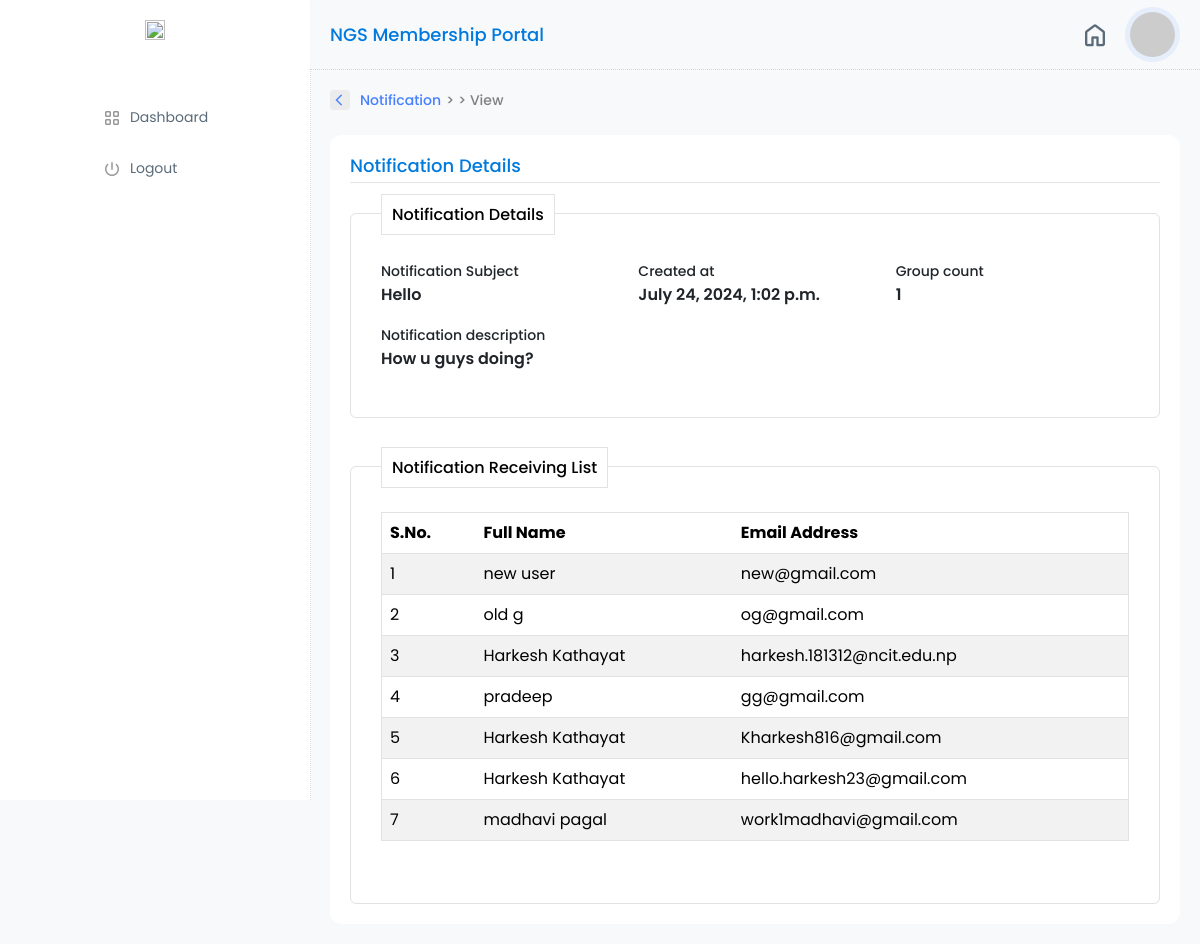
Page /notifications/view-notification/2 on the committed database.
### notification/models.py (models this page shows, shortened)
class Notifications(models.Model):
    created_at=models.DateTimeField(auto_now_add=True,null=True)
    subject = models.CharField(max_length = 100)
    description = models.CharField(max_length = 2000)
    groups = models.ManyToManyField(Groups,related_name='groups')
    status = models.BooleanField()

### account/models.py (models this page shows, shortened)
class CustomUser(AbstractUser):
    full_name = models.CharField(max_length=100)
    email = models.EmailField( unique=True,
        error_messages={
            'unique': _(
                "A user is already registered with this email address"),
        },
    )
    username = None
    created_date=models.DateTimeField(auto_now_add=True)
    token = models.CharField(max_length=5,default=1234)
    is_verified = models.BooleanField(default=False)
    ADMIN=1
    USER=2
    ROLE_CHOICES=(
        (USER,'USER'),
        (ADMIN,'ADMIN'),
    )
    role = models.PositiveSmallIntegerField(
        choices=ROLE_CHOICES, blank=True, default=2
    )
    USERNAME_FIELD='email'
    REQUIRED_FIELDS=['full_name']
    objects =CustomUserManager()

### notification/views.py (the view)
# urls.py: path('view-notification/<int:id>',views.view_notification,name="view_notification"),
def view_notification(request,id):
    notification_instance = get_object_or_404(Notifications, id=id)
    context={
        'notification':notification_instance
    }
    return render(request,'notification/view_notification.html',context)

### notification/templates/notification/view_notification.html (shortened to what this page needs)
{% extends 'login_layout/layout.html' %}
{% load static %}
{% block content %}
            <div class="col-md-9 my-profile-w-80 g-0">
                {% include 'management/topbar.html' %}
                <div class="main-section-container">
                    <div class="row back-link">
                        <a href="#" onclick="history.back()">
                            <div class="icon-box"><span class="material-symbols-outlined">
                                </span>
                            </div>Notification <span style="color: #808080; margin-left: 5px;"> > {{ group.name}}
                                > View</span>
                        </a>
                    </div>
                    <div class="content-container mt-4">
                        <h3 class="form-title"> Notification Details</h3>
                        <hr>
                        <div class="detail-container">
                            <h2 class="detail-title">Notification Details</h2>
                            <div class="row mb-3 mt-4">
                                <div class="col-md-4">
                                    <label class="form-label cm">Notification Subject</label>
                                    <p class="data">{{ notification.subject }}</p>
                                </div>
                                <div class="col-md-4">
                                    <label class="form-label cm">Created at</label>
                                    <p class="data">{{ notification.created_at }}</p>
                                </div>
                                <div class="col-md-4">
                                    <label class="form-label cm">Group count</label>
                                    <p class="data">{{ notification.groups.count }}</p>
                                </div>
                            </div>
                            <div class="row mb-3">
                                <div class="col-md-12">
                                    <label class="form-label cm">Notification description</label>
                                    <p class="data">{{ notification.description }}</p>
                                </div>
                            </div>
                        </div>
                        <div class="detail-container mt-5">
                            <h2 class="detail-title">Notification Receiving List</h2>
                            <div class="row mb-3 mt-4">
                                <div class="col-md-12">
                                    <table class="table table-striped">
                                        <thead>
                                            <tr>
                                                <th>S.No.</th>
                                                <th>Full Name</th>
                                                <th>Email Address</th>
                                            </tr>
                                        </thead>
                                        <tbody>
                                            {% for group in notification.groups.all %}
                                            {% for user in group.users.all %}
                                            <tr>
                                                <td>{{ forloop.counter }}</td>
                                                <td>{{ user.full_name }}</td>
                                                <td>{{ user.email }}</td>
                                            </tr>
                                            {% endfor %}
                                            {% endfor %}
                                        </tbody>
                                    </table>
                                </div>
                            </div>
                        </div>
                    </div>
                </div>
            </div>
{% endblock %}

### static/css/style.css (style rules this page uses)
body { font-family: Poppins; background: #f8f9fa; overflow-x: hidden; }
a { text-decoration: none; color: unset; }
.back-link { display: flex; align-items: center; }
.back-link a { font-size: 14px; font-weight: 500; color: #4680ff; display: flex; text-decoration: none; }
.back-link a .icon-box { height: 14px; width: 14px; background: #ececec; display: flex; justify-content: center; align-items: center; padding: 10px; border-radius: 4px; margin-right: 10px; }
.back-link a .icon-box span { font-size: 14px; padding-left: 5px; }
.form-label { padding: 0; font-weight: 500; margin-bottom: 0; font-size: 14px; }
@media (min-width: 768px) { .my-profile-w-80 { flex: 0 0 auto; width: calc(100vw - 290px) !important; padding: 0 0 0 20px!important; margin-left: 290px; } }
.main-section-container { padding: 20px; }
.form-title { font-size: 18px; margin-bottom: 0; padding-bottom: 0; font-weight: 500; color: #007ade; }
hr { margin: 5px 0 30px 0; color: inherit; border: 0; border-top: 0.1px solid rgba(0, 0, 0, 0.4); opacity: .25; }
.table>thead { vertical-align: middle; }
tr { border: 0.8px solid #e2e2e2; }
.content-container { background-color: #fff !important; padding: 20px; border-radius: 12px; }
td { vertical-align: middle; }
.table-striped>tbody>tr:nth-of-type(2n)>*, .table-striped>tbody>tr:nth-of-type(odd)>* { --bs-table-accent-bg: none; background-color: #fff !important }
.detail-container { border: 1px solid #e2e2e2; padding: 30px; border-radius: 6px; }
.detail-title { font-size: 16px; margin-bottom: 0; padding-bottom: 0; font-weight: 500; color: #000000; background: #ffffff; border: 1px solid #e2e2e2; margin-top: -50px; width: max-content; padding: 10px; }
.data { padding: 0; margin: 0; font-weight: 600; font-size: 16px; }

### rows in the picture
Notifications: subject "Hello", created_at "July 24, 2024, 1:02 p.m.", groups.count "1", description "How u guys doing?"
CustomUser: full_name "new user", email "new@gmail.com"
CustomUser: full_name "old g", email "og@gmail.com"
CustomUser: full_name "Harkesh Kathayat", email "harkesh.181312@ncit.edu.np"
CustomUser: full_name "pradeep", email "gg@gmail.com"
CustomUser: full_name "Harkesh Kathayat", email "Kharkesh816@gmail.com"
CustomUser: full_name "Harkesh Kathayat", email "hello.harkesh23@gmail.com"
CustomUser: full_name "madhavi pagal", email "work1madhavi@gmail.com"
